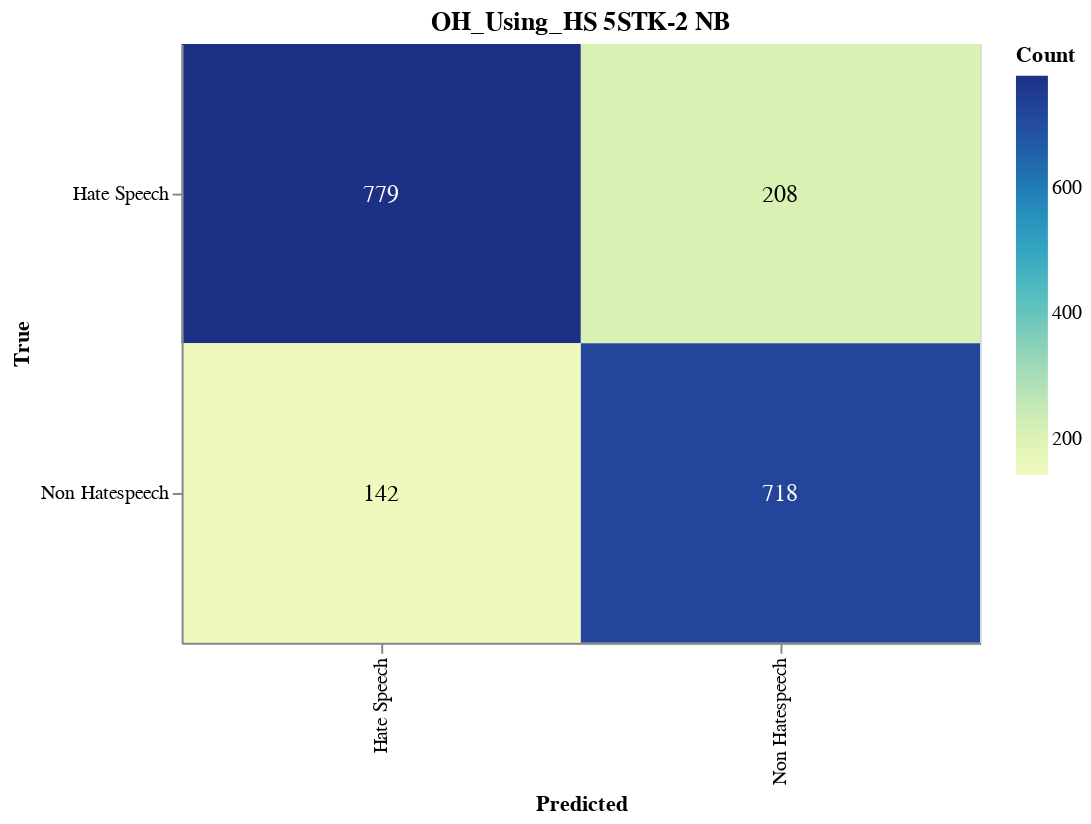

Write notebook code for a chart like this one.
### Markdown cell above
#### Save CM

### Code cell
import altair as alt
import altair_saver
import pandas as pd
from sklearn.metrics import confusion_matrix

# Calculate the confusion matrix
cm = confusion_matrix(y_val, adjusted_predictions)

# Define class names
class_names = ['Hate Speech', 'Non Hatespeech']

# Convert confusion matrix to DataFrame
cm_df = pd.DataFrame(cm, index=class_names, columns=class_names).reset_index().melt(id_vars='index')
cm_df.columns = ['True', 'Predicted', 'Count']

# Ensure the order of categories
cm_df['True'] = pd.Categorical(cm_df['True'], categories=class_names, ordered=True)
cm_df['Predicted'] = pd.Categorical(cm_df['Predicted'], categories=class_names, ordered=True)

# Create the Altair plot
heatmap = alt.Chart(cm_df).mark_rect().encode(
    x=alt.X('Predicted:O', sort=class_names),
    y=alt.Y('True:O', sort=class_names),
    color='Count:Q',
    tooltip=['True', 'Predicted', 'Count']
).properties(
    width=400,
    height=300,
    title='OH_Using_HS 5STK-2 NB'
)

# Add text labels
text = heatmap.mark_text(
    align='center',
    baseline='middle',
    fontSize=12
).encode(
    text='Count:Q',
    color=alt.condition(
        alt.datum.Count > cm.max() / 2,
        alt.value('white'),
        alt.value('black')
    )
)

# Combine heatmap and text
final_chart = heatmap + text

# Display the plot
final_chart.show()

### Figure 1 — Vega-Lite specification as saved in the notebook (floating-point values rounded to 4 significant figures)
{"config": {"view": {"continuousWidth": 300, "continuousHeight": 300}}, "layer": [{"mark": {"type": "rect"}, "encoding": {"color": {"field": "Count", "type": "quantitative"}, "tooltip": [{"field": "True", "type": "ordinal"}, {"field": "Predicted", "type": "ordinal"}, {"field": "Count", "type": "quantitative"}], "x": {"field": "Predicted", "sort": ["Hate Speech", "Non Hatespeech"], "type": "ordinal"}, "y": {"field": "True", "sort": ["Hate Speech", "Non Hatespeech"], "type": "ordinal"}}, "title": "OH_Using_HS 5STK-2 NB"}, {"mark": {"type": "text", "align": "center", "baseline": "middle", "fontSize": 12}, "encoding": {"color": {"condition": {"test": "(datum.Count > 389.5)", "value": "white"}, "value": "black"}, "text": {"field": "Count", "type": "quantitative"}, "tooltip": [{"field": "True", "type": "ordinal"}, {"field": "Predicted", "type": "ordinal"}, {"field": "Count", "type": "quantitative"}], "x": {"field": "Predicted", "sort": ["Hate Speech", "Non Hatespeech"], "type": "ordinal"}, "y": {"field": "True", "sort": ["Hate Speech", "Non Hatespeech"], "type": "ordinal"}}, "title": "OH_Using_HS 5STK-2 NB"}], "data": {"name": "data-e951e5135762669a56a56f7e58d08a72"}, "height": 300, "width": 400, "$schema": "https://vega.github.io/schema/vega-lite/v5.17.0.json", "datasets": {"data-e951e5135762669a56a56f7e58d08a72": [{"True": "Hate Speech", "Predicted": "Hate Speech", "Count": 779}, {"True": "Non Hatespeech", "Predicted": "Hate Speech", "Count": 142}, {"True": "Hate Speech", "Predicted": "Non Hatespeech", "Count": 208}, {"True": "Non Hatespeech", "Predicted": "Non Hatespeech", "Count": 718}]}}
